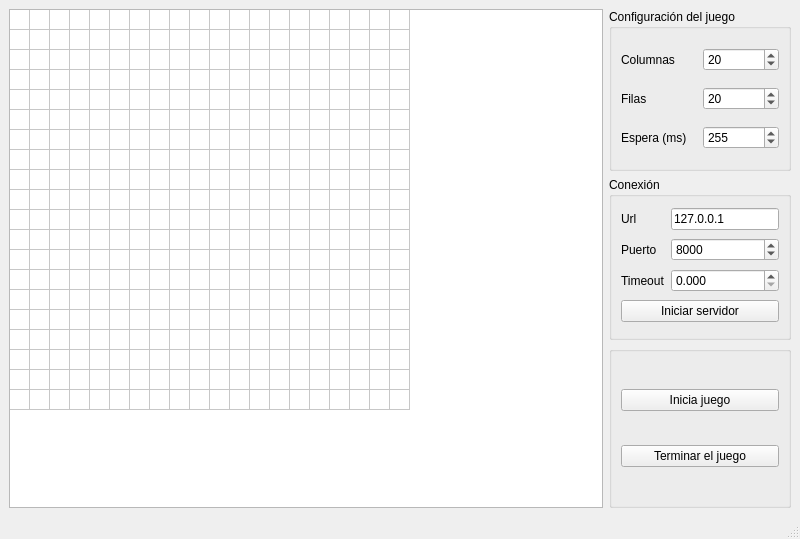
<?xml version="1.0" encoding="UTF-8"?>
<ui version="4.0">
 <class>MainWindow</class>
 <widget class="QMainWindow" name="MainWindow">
  <property name="geometry">
   <rect>
    <x>0</x>
    <y>0</y>
    <width>800</width>
    <height>539</height>
   </rect>
  </property>
  <property name="windowTitle">
   <string>Servidor</string>
  </property>
  <widget class="QWidget" name="centralwidget">
   <layout class="QGridLayout" name="gridLayout">
    <item row="0" column="0">
     <widget class="QTableWidget" name="tableWidget">
      <property name="rowCount">
       <number>20</number>
      </property>
      <property name="columnCount">
       <number>20</number>
      </property>
      <attribute name="horizontalHeaderVisible">
       <bool>false</bool>
      </attribute>
      <attribute name="horizontalHeaderDefaultSectionSize">
       <number>20</number>
      </attribute>
      <attribute name="horizontalHeaderMinimumSectionSize">
       <number>1</number>
      </attribute>
      <attribute name="verticalHeaderVisible">
       <bool>false</bool>
      </attribute>
      <attribute name="verticalHeaderDefaultSectionSize">
       <number>20</number>
      </attribute>
      <attribute name="verticalHeaderHighlightSections">
       <bool>true</bool>
      </attribute>
      <attribute name="verticalHeaderMinimumSectionSize">
       <number>1</number>
      </attribute>
      <row/>
      <row/>
      <row/>
      <row/>
      <row/>
      <row/>
      <row/>
      <row/>
      <row/>
      <row/>
      <row/>
      <row/>
      <row/>
      <row/>
      <row/>
      <row/>
      <row/>
      <row/>
      <row/>
      <row/>
      <column/>
      <column/>
      <column/>
      <column/>
      <column/>
      <column/>
      <column/>
      <column/>
      <column/>
      <column/>
      <column/>
      <column/>
      <column/>
      <column/>
      <column/>
      <column/>
      <column/>
      <column/>
      <column/>
      <column/>
     </widget>
    </item>
    <item row="0" column="1">
     <layout class="QVBoxLayout" name="verticalLayout_4">
      <item>
       <widget class="QGroupBox" name="groupBox_3">
        <property name="title">
         <string>Configuración del juego</string>
        </property>
        <layout class="QGridLayout" name="gridLayout_3">
         <item row="0" column="0">
          <widget class="QLabel" name="label">
           <property name="text">
            <string>Columnas</string>
           </property>
          </widget>
         </item>
         <item row="0" column="1">
          <widget class="QSpinBox" name="spinBox_2">
           <property name="minimum">
            <number>15</number>
           </property>
           <property name="maximum">
            <number>200</number>
           </property>
           <property name="value">
            <number>20</number>
           </property>
          </widget>
         </item>
         <item row="1" column="0">
          <widget class="QLabel" name="label_2">
           <property name="text">
            <string>Filas</string>
           </property>
          </widget>
         </item>
         <item row="1" column="1">
          <widget class="QSpinBox" name="spinBox_3">
           <property name="minimum">
            <number>15</number>
           </property>
           <property name="maximum">
            <number>200</number>
           </property>
           <property name="value">
            <number>20</number>
           </property>
          </widget>
         </item>
         <item row="2" column="0">
          <widget class="QLabel" name="label_3">
           <property name="text">
            <string>Espera (ms)</string>
           </property>
          </widget>
         </item>
         <item row="2" column="1">
          <widget class="QSpinBox" name="spinBox">
           <property name="minimum">
            <number>1</number>
           </property>
           <property name="maximum">
            <number>1000</number>
           </property>
           <property name="value">
            <number>255</number>
           </property>
          </widget>
         </item>
        </layout>
       </widget>
      </item>
      <item>
       <widget class="QGroupBox" name="groupBox">
        <property name="sizePolicy">
         <sizepolicy hsizetype="Maximum" vsizetype="Preferred">
          <horstretch>0</horstretch>
          <verstretch>0</verstretch>
         </sizepolicy>
        </property>
        <property name="title">
         <string>Conexión</string>
        </property>
        <layout class="QGridLayout" name="gridLayout_2">
         <item row="2" column="0">
          <widget class="QLabel" name="label_6">
           <property name="text">
            <string>Timeout</string>
           </property>
          </widget>
         </item>
         <item row="0" column="0">
          <widget class="QLabel" name="label_4">
           <property name="text">
            <string>Url</string>
           </property>
          </widget>
         </item>
         <item row="2" column="1">
          <widget class="QDoubleSpinBox" name="time">
           <property name="decimals">
            <number>3</number>
           </property>
          </widget>
         </item>
         <item row="0" column="1">
          <widget class="QLineEdit" name="lineEdit">
           <property name="text">
            <string>127.0.0.1</string>
           </property>
          </widget>
         </item>
         <item row="1" column="0">
          <widget class="QLabel" name="label_5">
           <property name="text">
            <string>Puerto</string>
           </property>
          </widget>
         </item>
         <item row="1" column="1">
          <widget class="QSpinBox" name="spinBox_4">
           <property name="maximum">
            <number>999999</number>
           </property>
           <property name="value">
            <number>8000</number>
           </property>
          </widget>
         </item>
         <item row="4" column="0" colspan="2">
          <widget class="QPushButton" name="pushButton">
           <property name="text">
            <string>Iniciar servidor</string>
           </property>
          </widget>
         </item>
        </layout>
       </widget>
      </item>
      <item>
       <widget class="QGroupBox" name="groupBox_2">
        <property name="title">
         <string/>
        </property>
        <layout class="QGridLayout" name="gridLayout_7">
         <item row="0" column="0">
          <widget class="QPushButton" name="pushButton_2">
           <property name="text">
            <string>Inicia juego</string>
           </property>
          </widget>
         </item>
         <item row="1" column="0">
          <widget class="QPushButton" name="pushButton_3">
           <property name="text">
            <string>Terminar el juego</string>
           </property>
          </widget>
         </item>
        </layout>
       </widget>
      </item>
     </layout>
    </item>
   </layout>
  </widget>
  <widget class="QMenuBar" name="menubar">
   <property name="geometry">
    <rect>
     <x>0</x>
     <y>0</y>
     <width>800</width>
     <height>25</height>
    </rect>
   </property>
  </widget>
  <widget class="QStatusBar" name="statusbar"/>
 </widget>
 <resources/>
 <connections/>
</ui>
